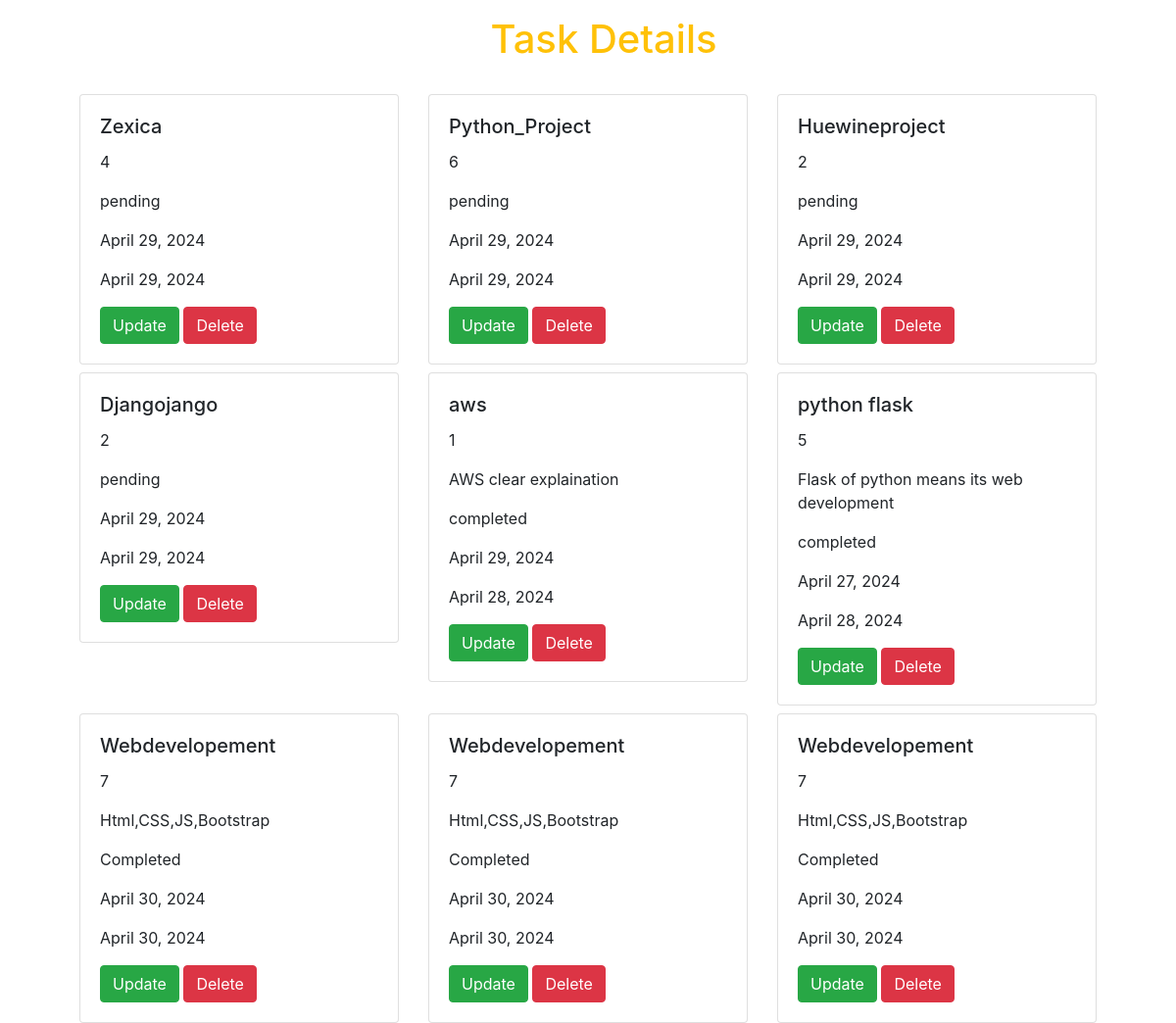
The app's page /, older data.
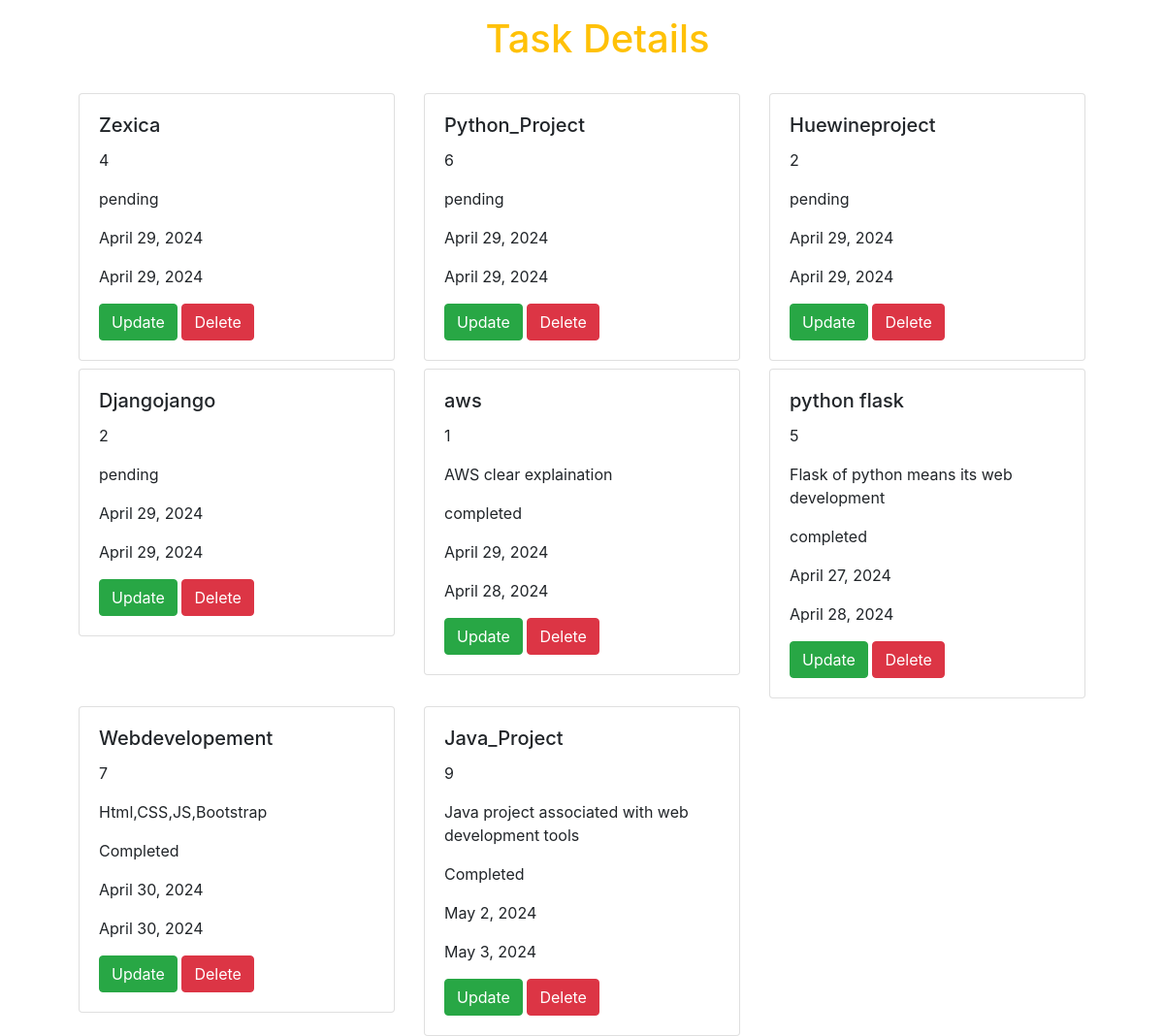
The same page, newer data.
### myapp/models.py (models this page shows, shortened)
class Task(models.Model):
    id = models.AutoField(primary_key=True)
    name = models.CharField(max_length = 100)
    priority = models.IntegerField()
    start_date = models.DateField(default=get_current_date)
    end_date = models.DateField(default=get_current_date)
    description = models.CharField(max_length = 400, default="")
    status = models.CharField(max_length = 100, default="pending")

### myapp/views.py (the view)
# urls.py: 2. Add a URL to urlpatterns:  path('', views.home, name='home')
def home (request):
    task_list = Task.objects.all()
    return render(request, 'myapp/home.html', {'task_list': task_list})

### myapp/templates/myapp/home.html
{% extends "myapp/base.html" %}
{% block body%}
<div class="container" style="width: 89vw;">
    <div class="row">
        <div class="col-sm-12 m-3">
            <h1 class="text-center text-warning">Task Details</h1>
        </div>
        {% for task in task_list %}
        <div class="col-sm-6 col-md-4 mt-2">
            <div class="card">
                <div class="card-body">
                  <h5 class="card-title">{{task.name}}</h5>
                  <p class="card-text">{{task.priority}}</p>
                  <p class="card-text">{{task.description}}</p>
                  <p class="card-text">{{task.status}}</p>
                  <p class="card-text">{{task.start_date}}</p>
                  <p class="card-text">{{task.end_date}}</p>
                  <a href="#" class="btn btn-success">Update</a>
                  <a href="#" class="btn btn-danger">Delete</a>
                </div>
            </div>
        </div>
        {% endfor %}
    </div>
</div>
{% endblock%}

Row changes from the older to the newer data that the page shows:
removed Task: name "Webdevelopement", priority "7", description "Html,CSS,JS,Bootstrap", status "Completed", start_date "April 30, 2024", end_date "April 30, 2024"
removed Task: name "Webdevelopement", priority "7", description "Html,CSS,JS,Bootstrap", status "Completed", start_date "April 30, 2024", end_date "April 30, 2024"
added Task: name "Java_Project", priority "9", description "Java project associated with web development tools", status "Completed", start_date "May 2, 2024", end_date "May 3, 2024"
